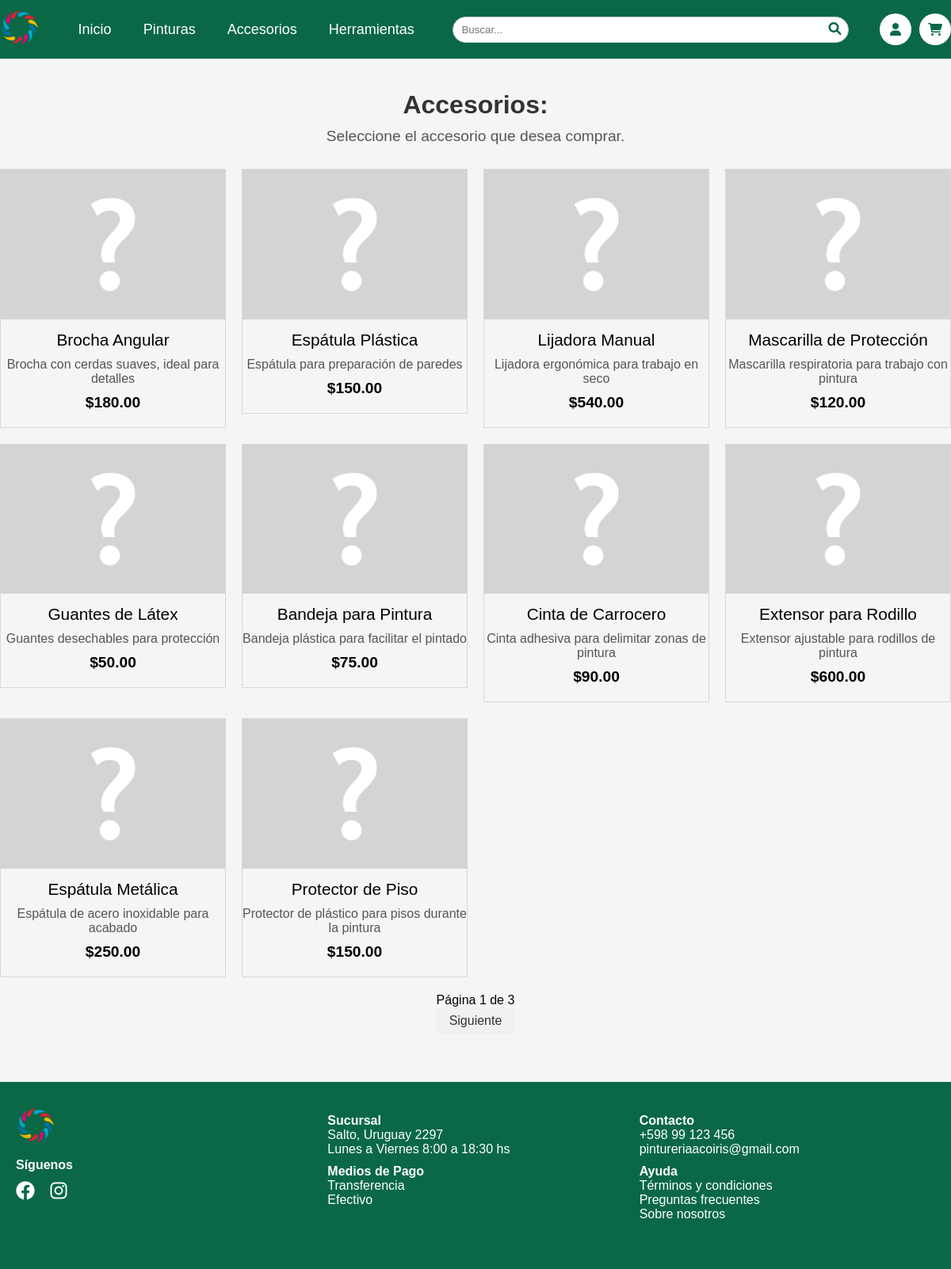
Screenshot of /accessories.php with the database file from the repository.
### tables this page shows
CREATE TABLE `productos` (
  `id_producto` int(11) NOT NULL,
  `imagen` varchar(100) DEFAULT 'assets/imgs/productos/none.png',
  `nombre` varchar(30) NOT NULL,
  `descripcion` text DEFAULT NULL,
  `precio` decimal(10,2) DEFAULT NULL,
  `stock_cantidad` int(11) DEFAULT NULL,
  `marca` varchar(20) DEFAULT NULL,
  `unidad` enum('Litro','Kg','Cantidad') NOT NULL,
  `fecha_ingreso` date DEFAULT NULL,
  `fecha_actualizacion` timestamp NOT NULL DEFAULT current_timestamp() ON UPDATE current_timestamp(),
  `id_proveedor` int(11) DEFAULT NULL,
  `mostrar` tinyint(1) DEFAULT 1
);

### codes/loadAccessories.php (the view, shortened to what this page needs)
<?php
include './database/database.php';
$accessoriesPerPage = 10;
$page = isset($_GET['page']) ? (int)$_GET['page'] : 1;
$offset = ($page - 1) * $accessoriesPerPage;
$query = "SELECT p.id_producto, p.imagen, p.nombre, p.descripcion, p.precio
          FROM Productos p
          INNER JOIN Accesorios a ON p.id_producto = a.id_producto
          WHERE p.mostrar = 1
          LIMIT ? OFFSET ?";
$stmt = $conn->prepare($query);
$stmt->bind_param("ii", $accessoriesPerPage, $offset);
$stmt->execute();
$result = $stmt->get_result();
if ($result->num_rows > 0) {
    echo '<div class="gallery">';
    while ($row = $result->fetch_assoc()) {
        echo '<a href="buyProduct.php?id_producto=' . $row['id_producto'] . '" class="accessory-type-link">';
        echo '<div class="accessory">';
        echo '<img src="' . $row['imagen'] . '" alt="' . $row['descripcion'] . '">';
        echo '<p class="product-name">' . $row['nombre'] . '</p>';
        echo '<p class="product-description">' . $row['descripcion'] . '</p>';
        echo '<p class="product-price">$' . $row['precio'] . '</p>';
        echo '</div>';
        echo '</a>';
    }
    echo '</div>';
    $countQuery = "SELECT COUNT(*) AS total FROM Productos p
                   INNER JOIN Accesorios a ON p.id_producto = a.id_producto
                   WHERE p.mostrar = 1";
    $countResult = $conn->query($countQuery);
    $totalRows = $countResult->fetch_assoc()['total'];
    $totalPages = ceil($totalRows / $accessoriesPerPage);
    echo '<div class="pagination">';
    echo '<span>Página ' . $page . ' de ' . $totalPages . '</span><br>';
    if ($page < $totalPages) {
        echo '<a href="?page=' . ($page + 1) . '">Siguiente</a>';
    }
    echo '</div>';
} else {
    echo "No se encontraron accesorios.";
}

### css/accessoriesStyles.css (style rules this page uses)
* { padding: 0; margin: 0; }
body { font-family: sans-serif; }
.gallery { display: grid; grid-template-columns: repeat(4, 1fr); gap: 20px; max-width: 1200px; margin: 0 auto; }
.accessory { background-color: none; border: 1px solid #d8d8d8; text-align: center; cursor: pointer; }
.accessory img { max-width: 100%; }
.product-name { margin: 10px 0; font-size: 1.3rem; color: #000; }
.product-description { font-size: 1rem; margin: 10px 0; color: #555; }
.product-price { font-size: 1.2rem; font-weight: bold; margin-bottom: 20px; color: #000; }
a { text-decoration: none; }
.pagination { text-align: center; margin: 20px 0; }
.pagination a { display: inline-block; padding: 8px 16px; margin: 0 5px; text-decoration: none; color: #333; background-color: #f0f0f0; border-radius: 4px; }

### css/header.css (style rules this page uses)
* { padding: 0; margin: 0; box-sizing: border-box; }
body { font-family: sans-serif; overflow-y: auto; }

### css/footer.css (style rules this page uses)
* { padding: 0; margin: 0; box-sizing: border-box; }
body { font-family: sans-serif; overflow-y: auto; }

### rows the page displays
productos: imagen (placeholder picture), nombre "Brocha Angular", descripcion "Brocha con cerdas suaves, ideal para detalles", precio "180.00"
productos: imagen (placeholder picture), nombre "Espátula Plástica", descripcion "Espátula para preparación de paredes", precio "150.00"
productos: imagen (placeholder picture), nombre "Lijadora Manual", descripcion "Lijadora ergonómica para trabajo en seco", precio "540.00"
productos: imagen (placeholder picture), nombre "Mascarilla de Protección", descripcion "Mascarilla respiratoria para trabajo con pintura", precio "120.00"
productos: imagen (placeholder picture), nombre "Guantes de Látex", descripcion "Guantes desechables para protección", precio "50.00"
productos: imagen (placeholder picture), nombre "Bandeja para Pintura", descripcion "Bandeja plástica para facilitar el pintado", precio "75.00"
productos: imagen (placeholder picture), nombre "Cinta de Carrocero", descripcion "Cinta adhesiva para delimitar zonas de pintura", precio "90.00"
productos: imagen (placeholder picture), nombre "Extensor para Rodillo", descripcion "Extensor ajustable para rodillos de pintura", precio "600.00"
productos: imagen (placeholder picture), nombre "Espátula Metálica", descripcion "Espátula de acero inoxidable para acabado", precio "250.00"
productos: imagen (placeholder picture), nombre "Protector de Piso", descripcion "Protector de plástico para pisos durante la pintura", precio "150.00"

### other values shown
$page "1"
$totalPages "3"
